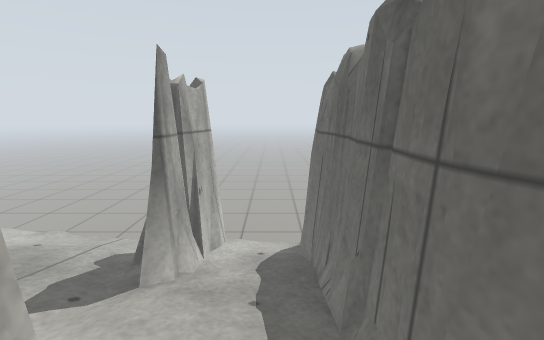
view 1 (above)

20 first-person views from a walk through a robot-simulator world made for Gazebo. The camera is 0.92 m above the floor, tilts 10° down and sees 85° across. Floor lines are 1 m apart. The floor is counted in squares, 0.25 m on a side. Each view is taken from the middle of a square. On the plan, view 1 faces up. The plan holds only what a view shows up to about 20 squares ahead; the rest is blank. The place goes on beyond the plan.

view 2
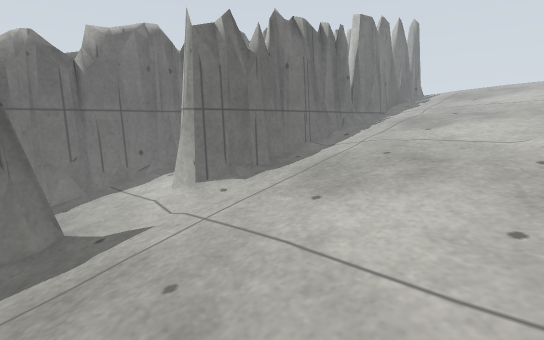

view 3
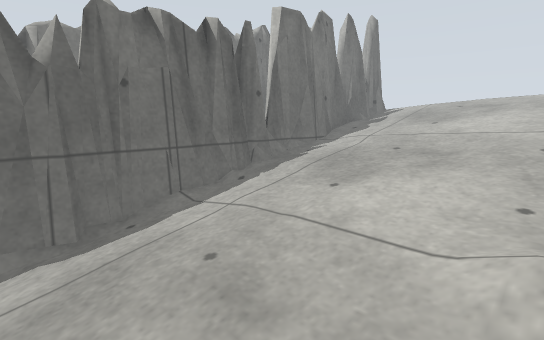

view 4
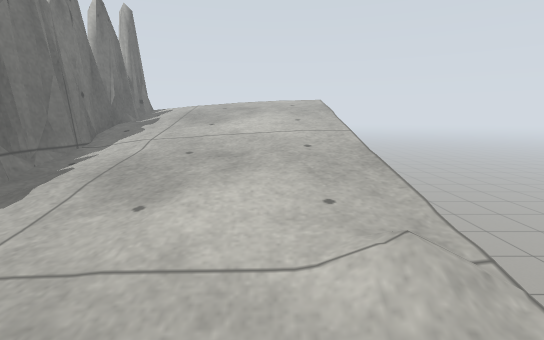

view 5
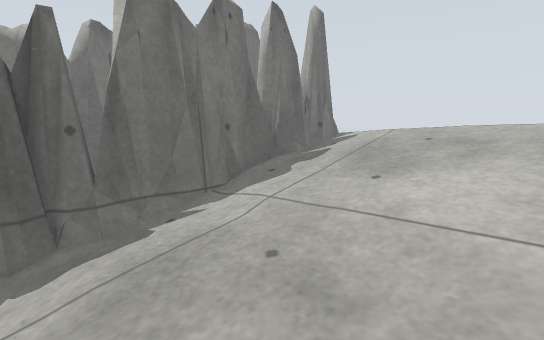

view 6
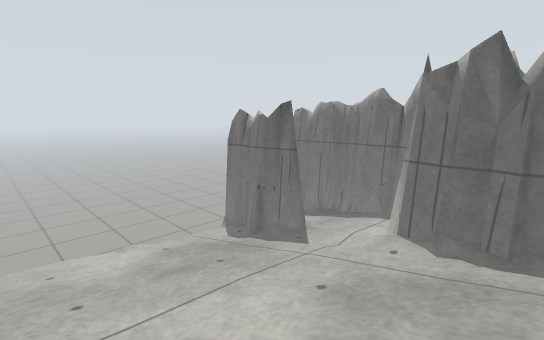

view 7
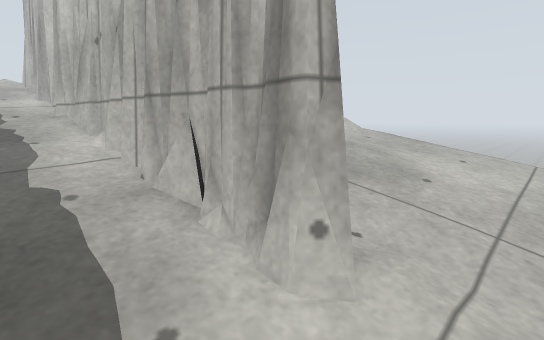

view 8
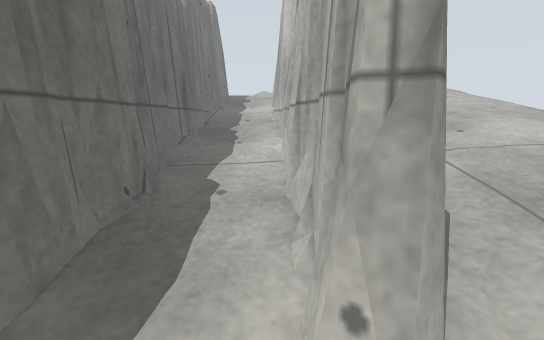

view 9
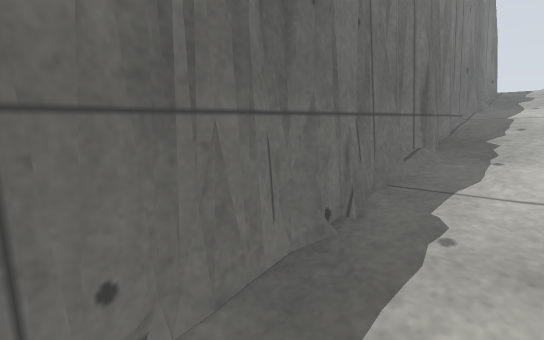

view 10
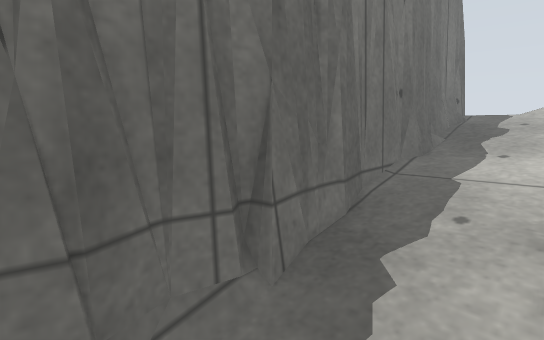

view 11
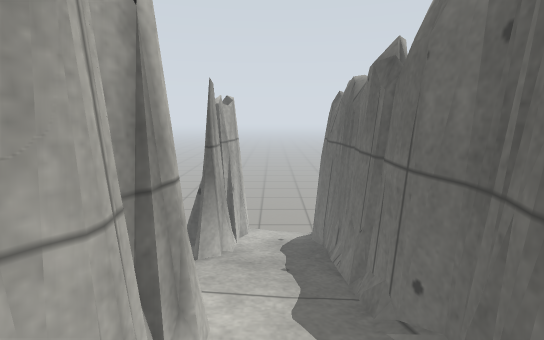

view 12
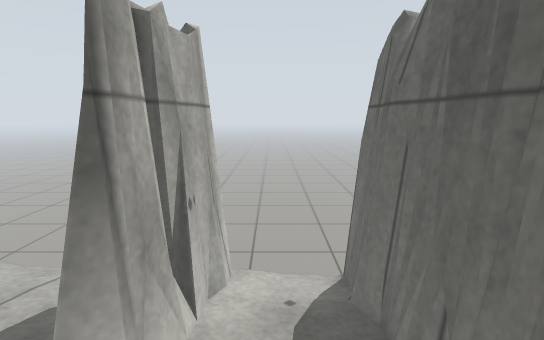

view 13
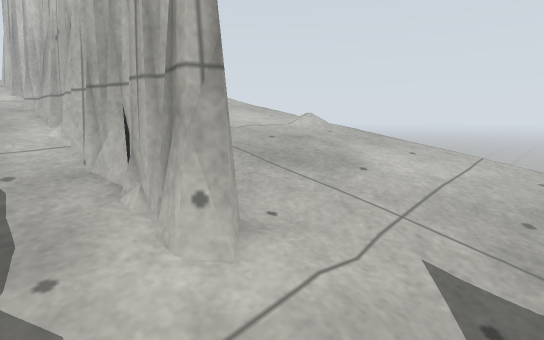

view 14
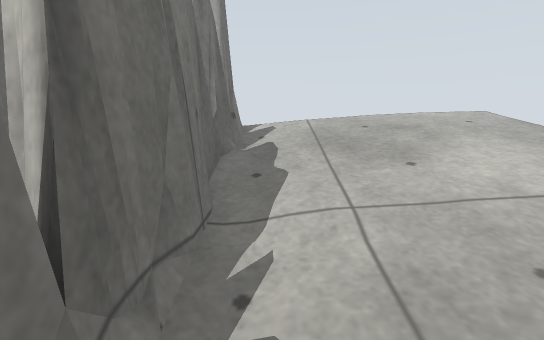

view 15
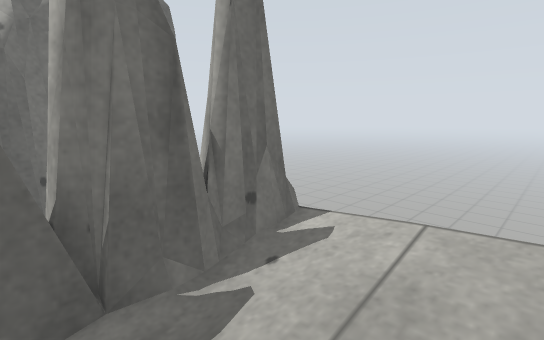

view 16
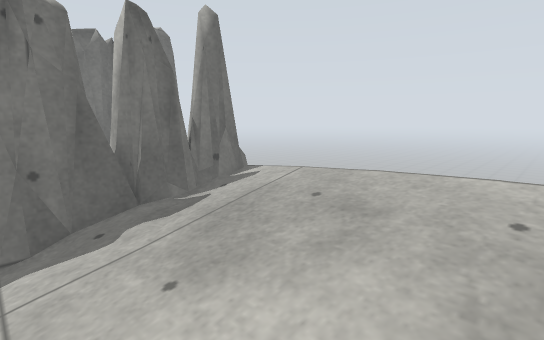

view 17
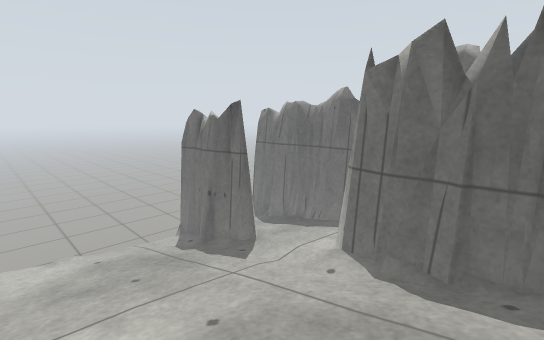

view 18
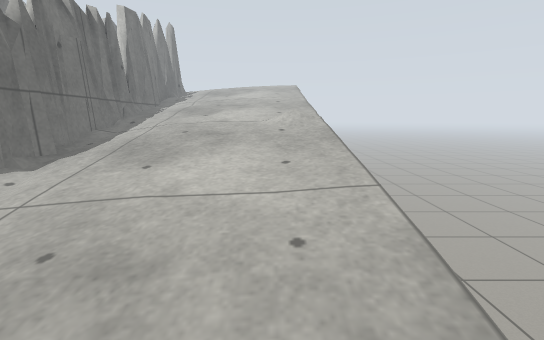

view 19
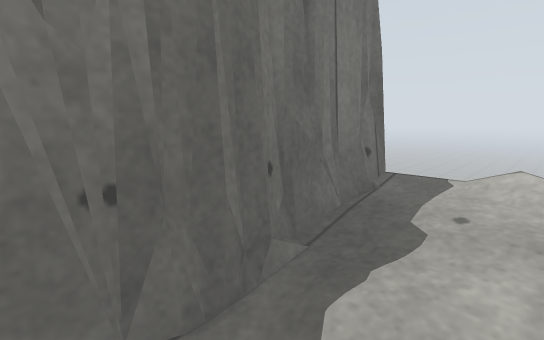

view 20
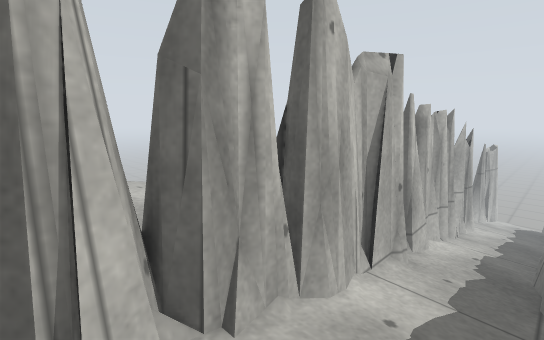

### Floor plan
Key: @ floor where view 1 was taken; # wall or solid block; x gap in a wall; . main floor; : floor 0.25 m higher than the main floor; - floor 0.25 m lower than the main floor; + floor 0.5 m higher than the main floor; _ floor 0.5 m lower than the main floor; * floor 0.75 m higher than the main floor; < floor 0.75 m lower than the main floor; % floor 1 m higher than the main floor; & floor 1.25 m higher than the main floor; $ floor 1.5 m higher than the main floor; / step, stairs or slope; = window, fence, low wall or low ledge; v drop or lower ground.
Columns run from 18 left of view 1 to 3 right of it. Each row starts with its distance up from view 1.
 15  vvvvvvvvvvvvxvvvvvvx
 14  __________<<=v#<<<<#
 13  ____________#v#___=#
 12  --__________=##___=#
 11  -----_______=##____#
 10 v---------____##____#
  9 v-----------__##____#
  8 v.------------=---__#
  7 v....---------------#
  6 v.......------------#
  5 v.........----------#
  4 v...........---=----#
  3 v.............##.---#
  2 v:............##....=v
  1 v:::::::......##....#
  0 v:::::::::....##..@.#v
 -1 v:::::::::::.=##....=v
 -2 v::::::::::::.##....#
 -3 v:::::::::::::##=:::#
 -4 v//+++::::::::=#::::#
 -5 v+++++++++::::=#::::#
 -6 v+++++++++++::##::::#
 -7 v++++++++++++:##+:::=v
 -8 v+++++++++++++##++++#v
 -9 v***+**+++++++##++++#v
-10 v********+++++##++++#
-11 v**********+++##++++=v
-12 v************+##=+++#
-13 v*************#v=***=v
-14 v%%%**********##=***=v
-15 v%%%%%%%******##****=v
-16 v%%%%%%%%%%%**#v=***=x
-17 v%%%%%%%%%%%%*# #***=v
-18 v%%%%%%%%%%%%%###%%*=v
-19 v&&&&&%%%%%%%%=#=%%%=v
-20 v&&&&&&&&%%%%%##=%%%%#
-21 v&&&&&&&&&&%%%##=%%%%#
-22 v&&&&&&&&&&&&%==%%%%%#
-23 v&&&&&&&&&&&&&##=&&%%#
-24 v$$$$$&&&&&&&&##&&&&&#
-25  vvvvvvvvvvvvv= vvvvvv

Positions as (right, up) in squares from view 1, and headings:
1: (0, 0), facing up
2: (-16, 10), facing down-right
3: (-16, 1), facing down-right
4: (-14, 0), facing down
5: (-15, -8), facing down-right
6: (-17, -2), facing up-right
7: (1, 6), facing down-left
8: (-2, 6), facing down
9: (-2, 4), facing down-right
10: (-2, -5), facing down-right
11: (-1, -3), facing up
12: (-1, 5), facing up
13: (0, 8), facing down-left
14: (-6, -8), facing down
15: (-10, -18), facing down-right
16: (-16, -15), facing down-right
17: (-14, -3), facing up-right
18: (-15, 13), facing down
19: (-2, -15), facing down-right
20: (2, -24), facing up-left
